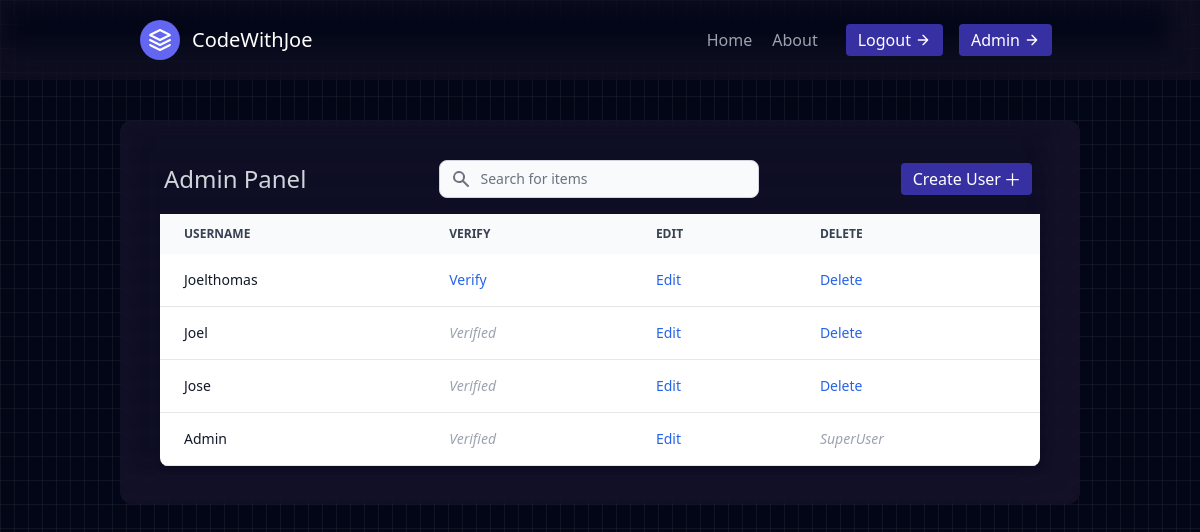
Screenshot of /page/admin (signed in) with the database file from the repository.
### app/models.py (models this page shows)
class User(AbstractUser):
    email_verified = models.BooleanField(default=False)

### app/views.py (the view)
# urls.py: path('page/admin',views.Admin_page,name="admin_page"),
@login_required(login_url='login')
@cache_control(must_revalidate=True)
def Admin_page(request):
	if not request.user.is_superuser:
		messages.error(request,"Not Authorized!")
		return redirect('home')
	context = {
		'users':User.objects.all().order_by('email_verified','is_superuser')
	}
	return render(request,'adminPanel/admin.html',context)

### templates/adminPanel/admin.html (shortened to what this page needs)
{% extends "base.html" %}
{% block content %}
<div class="container mt-10">
    <div class=" bg-[rgba(64,48,95,0.18)] mx-auto backdrop-blur-sm shadow-[inset_-12px_-13px_20px_20px_#1b162b70]  px-10 py-10 rounded-xl  max-h-96 overflow-auto">
<div class="relative overflow-x-auto shadow-md sm:rounded-lg">
    <div class="flex flex-column sm:flex-row flex-wrap space-y-4 sm:space-y-0 items-center justify-between pb-4">
        <div class="pl-1">
            <h1 class="text-gray-300 text-2xl ">Admin Panel</h1>
        </div>
        <div class="relative">
            <div class="absolute inset-y-0 left-0 rtl:inset-r-0 rtl:right-0 flex items-center ps-3 pointer-events-none">
            </div>
            <input autocomplete="off" type="text" id="table-search" class="block p-2 ps-10 text-sm text-gray-900 border border-gray-300 rounded-lg w-80 bg-gray-50 focus:ring-blue-500 focus:border-blue-500 dark:bg-gray-700 dark:border-gray-600 dark:placeholder-gray-400 dark:text-white dark:focus:ring-blue-500 dark:focus:border-blue-500" placeholder="Search for items">
        </div>
        <div >
            <a href="{% url "create_user" %}" class="inline-flex items-center mx-2 space-x-1 bg-indigo-800 text-white border-0 py-1 px-3 focus:outline-none hover:bg-indigo-700 rounded text-base mt-4 md:mt-0"><span>Create User</span>
                <svg xmlns="http://www.w3.org/2000/svg" color="white" x="10px" y="20px" width="15" height="15" viewBox="0 0 24 24">
                    <path fill="white" fill-rule="evenodd" d="M 11 2 L 11 11 L 2 11 L 2 13 L 11 13 L 11 22 L 13 22 L 13 13 L 22 13 L 22 11 L 13 11 L 13 2 Z"></path>
                </svg>
              </a>
        </div>
    </div>
    <div id="table-container">
    <table class="w-full text-sm text-left rtl:text-right text-gray-500 dark:text-gray-400 overflow-auto">
        <thead class="text-xs text-gray-700 uppercase bg-gray-50 dark:bg-gray-700 dark:text-gray-400">
            <tr>
                <th scope="col" class="px-6 py-3">
                    Username
                </th>
                <th scope="col" class="px-6 py-3">
                    Verify
                </th>
                <th scope="col" class="px-6 py-3">
                    Edit
                </th>
                <th scope="col" class="px-6 py-3">
                    Delete
                </th>
            </tr>
        </thead>
        <tbody>
            {% for us in users %}
            <tr class="bg-white border-b dark:bg-gray-800 dark:border-gray-700 ">
                <th scope="row" class="px-6 py-4 font-medium text-gray-900 whitespace-nowrap dark:text-white">
                    {{us.username|title}}
                </th>
                <th scope="row" class="px-6 py-4 font-medium text-gray-900 whitespace-nowrap dark:text-white">
                    {% if us.email_verified %}
                    <span class="text-gray-400 italic">Verified</span>
                    {% else %}
                    <a href="{% url "verify_user" us.id %}" class="font-medium text-blue-600 dark:text-blue-500 hover:underline">Verify</a>
                    {% endif %}
                </th>
                <td class="px-6 py-4">
                    {% if not us.is_superuser or us.id == user.id %}
                    <a href="{% url "edit_user" us.id %}" class="font-medium text-blue-600 dark:text-blue-500 hover:underline">Edit</a>
                    {% else %}
                    <span class="text-gray-400 italic">SuperUser</span>
                    {% endif %}
                </td>
                <td class="px-6 py-4">
                    {% if not us.is_superuser  %}
                    <a href="{% url "delete_user" us.id %}" class="font-medium text-blue-600 dark:text-blue-500 hover:underline">Delete</a>
                    {% else %}
                    <span class="text-gray-400 italic">SuperUser</span>
                    {% endif %}
                </td>
            </tr>
            {% endfor %}
        </tbody>
    </table>
</div>
</div>
    </div>
</div>
{% endblock content %}

### templates/base.html (shortened to what this page needs)
{% load static tailwind_tags %}
<!DOCTYPE html>
<html lang="en">
<head>
    <link href="https://cdn.jsdelivr.net/npm/flowbite@2.4.1/dist/flowbite.min.css" rel="stylesheet" />
    {% tailwind_css %}
</head>
<body class="relative h-screen w-full overflow-hidden bg-slate-950">
    <div class="absolute bg-fixed overflow-auto h-screen bottom-0 left-0 right-0 top-0 bg-[linear-gradient(to_right,#4f4f4f2e_1px,transparent_1px),linear-gradient(to_bottom,#4f4f4f2e_1px,transparent_1px)] bg-[size:14px_24px]">
        <div class="total-container h-auto">
            {% include "includes/navbar.html" %}
            <div class="container h-full w-full sm:w-[80%] mx-auto">
                {% block content %}{% endblock content %}
            </div>
        </div>
    </div>
</body>
</html>

### templates/includes/navbar.html (shortened to what this page needs)
<header style=" " class="sticky top-0 z-10 text-gray-400 backdrop-blur-lg shadow-[inset_-12px_-13px_20px_20px_#1b162b70]   body-font ">
    <div class="container w-[80%] mx-auto flex flex-wrap p-5 flex-col md:flex-row items-center">
      <a href="{% url "home" %}" class="flex title-font font-medium items-center text-white mb-4 md:mb-0">
        <svg xmlns="http://www.w3.org/2000/svg" fill="none" stroke="currentColor" stroke-linecap="round" stroke-linejoin="round" stroke-width="2" class="w-10 h-10 text-white p-2 bg-indigo-500 rounded-full" viewBox="0 0 24 24">
          <path d="M12 2L2 7l10 5 10-5-10-5zM2 17l10 5 10-5M2 12l10 5 10-5"></path>
        </svg>
        <span class="ml-3 text-xl">CodeWithJoe</span>
      </a>
      <nav class="md:ml-auto flex flex-wrap items-center text-base justify-center">
        {% if request.user.is_authenticated %}
        <a href="{% url "home" %}" class="mr-5 hover:text-white">Home</a>
        <a href="{% url "about" %}" class="mr-5 hover:text-white">About</a>
        {% endif %}
      </nav>
     {% if request.user.is_authenticated %}
     <a href="{% url "logout" %}" class="inline-flex items-center mx-2 bg-indigo-800 text-white border-0 py-1 px-3 focus:outline-none hover:bg-indigo-700 rounded text-base mt-4 md:mt-0">Logout
        <svg fill="none" stroke="currentColor" stroke-linecap="round" stroke-linejoin="round" stroke-width="2" class="w-4 h-4 ml-1" viewBox="0 0 24 24">
          <path d="M5 12h14M12 5l7 7-7 7"></path>
        </svg>
      </a>
      {% if user.is_superuser %}
      <a href="{% url "admin_page" %}" class="inline-flex items-center mx-2 bg-indigo-800 text-white border-0 py-1 px-3 focus:outline-none hover:bg-indigo-700 rounded text-base mt-4 md:mt-0">Admin
        <svg fill="none" stroke="currentColor" stroke-linecap="round" stroke-linejoin="round" stroke-width="2" class="w-4 h-4 ml-1" viewBox="0 0 24 24">
          <path d="M5 12h14M12 5l7 7-7 7"></path>
        </svg>
      </a>
      {% endif %}
     {% endif %}
    </div>
  </header>

### rows the page displays
User: username "Joelthomas", email_verified "Verify", is_superuser "Edit"
User: username "Joel", email_verified "Verified", is_superuser "Edit"
User: username "Jose", email_verified "Verified", is_superuser "Edit"
User: username "Admin", email_verified "Verified", is_superuser "Edit"
